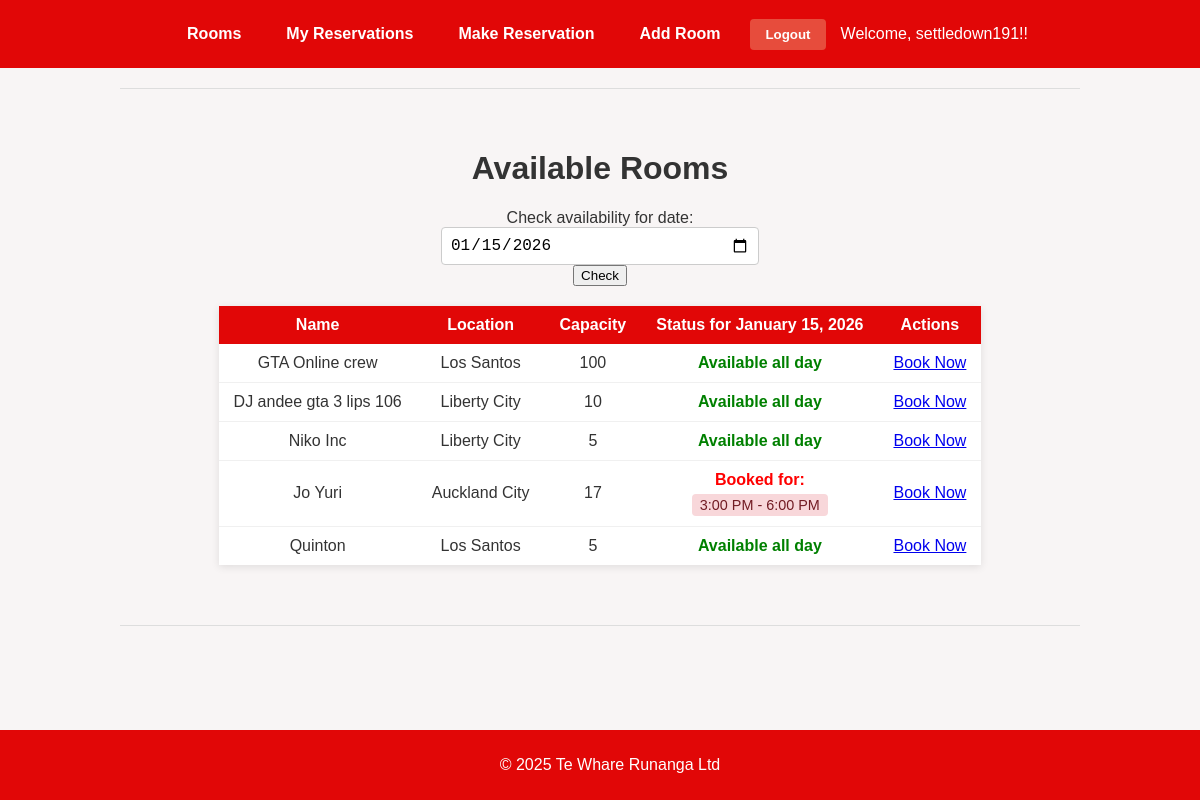
Before: / (signed in) with the older database file.
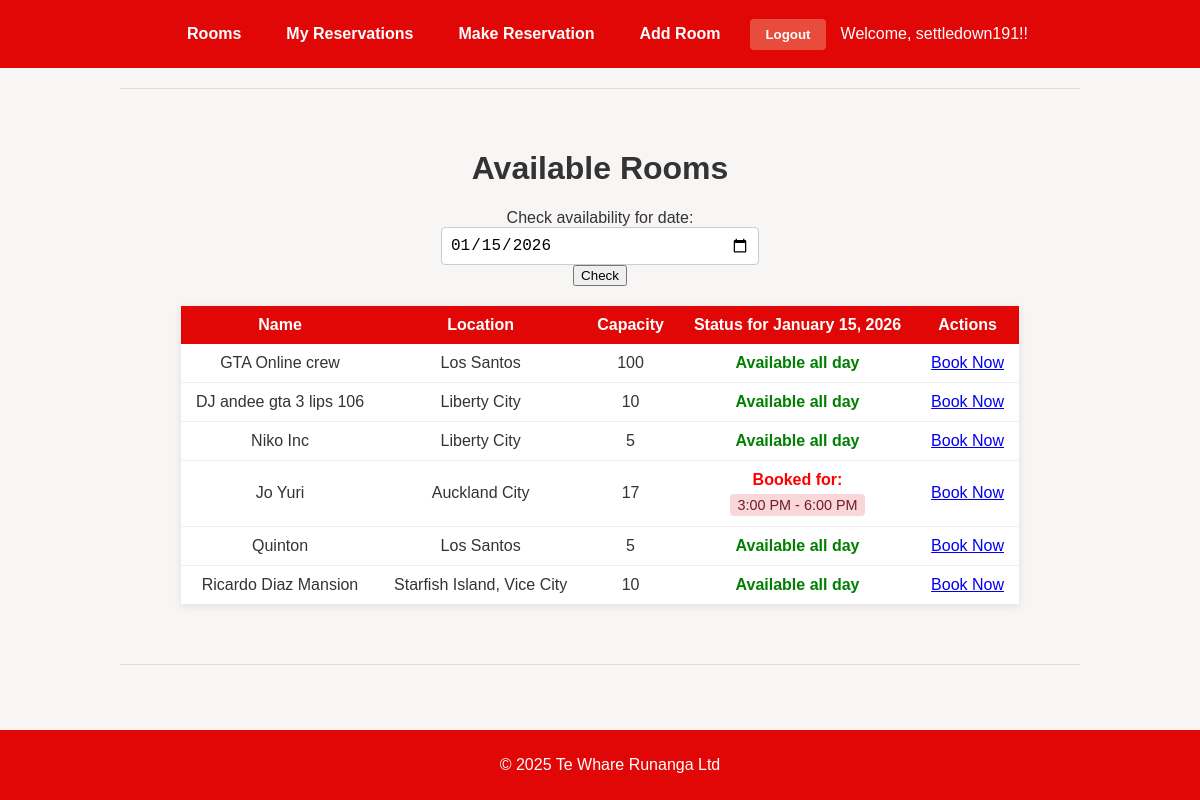
After: the same page with the newer database file.
### reservations/models.py (models this page shows, shortened)
class ConferenceRoom(models.Model):
    name = models.CharField(max_length=100)
    location = models.CharField(max_length=100)
    capacity = models.PositiveIntegerField()

### reservations/views.py (the view)
# urls.py: path('', views.room_list, name='room_list'),
@login_required
def room_list(request):
    date_str = request.GET.get('date')
    if date_str:
        try:
            selected_date = datetime.strptime(date_str, '%Y-%m-%d').date()
        except (ValueError, TypeError):
            selected_date = timezone.now().date()
    else:
        selected_date = timezone.now().date()
    current_time = timezone.now().time()
    rooms = ConferenceRoom.objects.all()
    reservations = Reservation.objects.filter(date=selected_date)
    for room in rooms:
        room_reservations = reservations.filter(room=room).order_by('start_time')
        room.is_available = not room_reservations.exists()
        room.booking_times = []
        for res in room_reservations:
            room.booking_times.append({
                'start': res.start_time.strftime('%I:%M %p').lstrip('0'),
                'end': res.end_time.strftime('%I:%M %p').lstrip('0')
            })
    context = {
        'rooms': rooms,
        'selected_date': selected_date,
        'date_str': selected_date.strftime('%Y-%m-%d')  # Format for the date input
    }
    return render(request, 'reservations/room_list.html', context)

### reservations/templates/reservations/room_list.html (shortened to what this page needs)
{% extends "reservations/base.html" %}
{% block content %}
<div class="container">
    <h1>Available Rooms</h1>
    <form method="get" class="mb-4">
        <div class="row">
            <div class="col-md-6">
                <div class="form-group">
                    <label for="date">Check availability for date:</label>
                    <div class="input-group">
                        <input type="date"
                               class="form-control"
                               id="date"
                               name="date"
                               value="{{ date_str }}"
                               min="{{ timezone.now|date:'Y-m-d' }}">
                        <div class="input-group-append">
                            <button type="submit" class="btn btn-primary">Check</button>
                        </div>
                    </div>
                </div>
            </div>
        </div>
    </form>
    {% if rooms %}
    <div class="table-responsive">
        <table class="table table-striped">
            <thead class="thead-dark">
                <tr>
                    <th>Name</th>
                    <th>Location</th>
                    <th>Capacity</th>
                    <th>Status for {{ selected_date|date:"F j, Y" }}</th>
                    <th>Actions</th>
                </tr>
            </thead>
            <tbody>
                {% for room in rooms %}
                <tr>
                    <td>{{ room.name }}</td>
                    <td>{{ room.location }}</td>
                    <td>{{ room.capacity }}</td>
                    <td>
                        {% if room.is_available %}
                        <span style="color:green; font-weight: bold;">Available all day</span>
                        {% else %}
                        <div>
                            <div style="color:red; font-weight: bold; margin-bottom: 5px; text-align: center;">Booked for:</div>
                            <div style="display: flex; flex-wrap: wrap; gap: 8px; justify-content: center;">
                                {% for slot in room.booking_times %}
                                <span style="background-color: #f8d7da; color: #721c24; padding: 3px 8px; border-radius: 4px; font-size: 0.9em;">
                                    {{ slot.start }} - {{ slot.end }}
                                </span>
                                {% endfor %}
                            </div>
                        </div>
                        {% endif %}
                    </td>
                    <td>
                        <a href="{% url 'make_reservation' %}?room={{ room.id }}&date={{ selected_date|date:'Y-m-d' }}"
                           class="btn btn-sm btn-primary"
                           {% if not room.is_available %}disabled{% endif %}>
                            Book Now
                        </a>
                    </td>
                </tr>
                {% endfor %}
            </tbody>
        </table>
    </div>
    {% else %}
    <div class="alert alert-info" role="alert">
        No rooms available, please try again later or on a different date.
    </div>
    {% endif %}
</div>
{% endblock %}

Changed rows visible on the page:
added ConferenceRoom: name "Ricardo Diaz Mansion", location "Starfish Island, Vice City", capacity "10", shows "Available all day"
